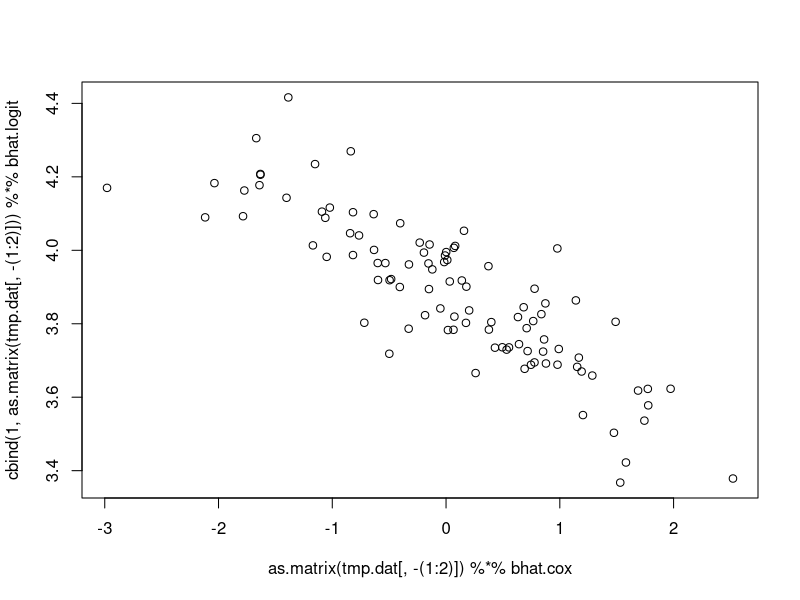
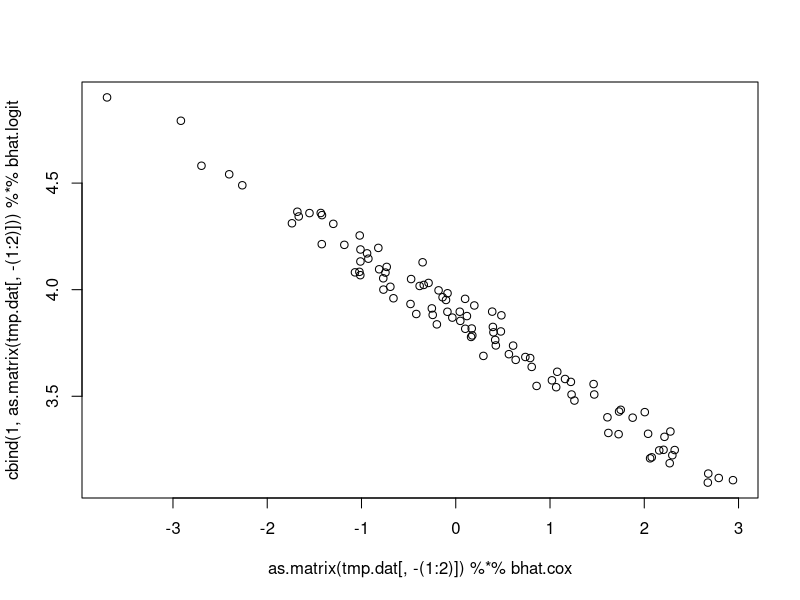
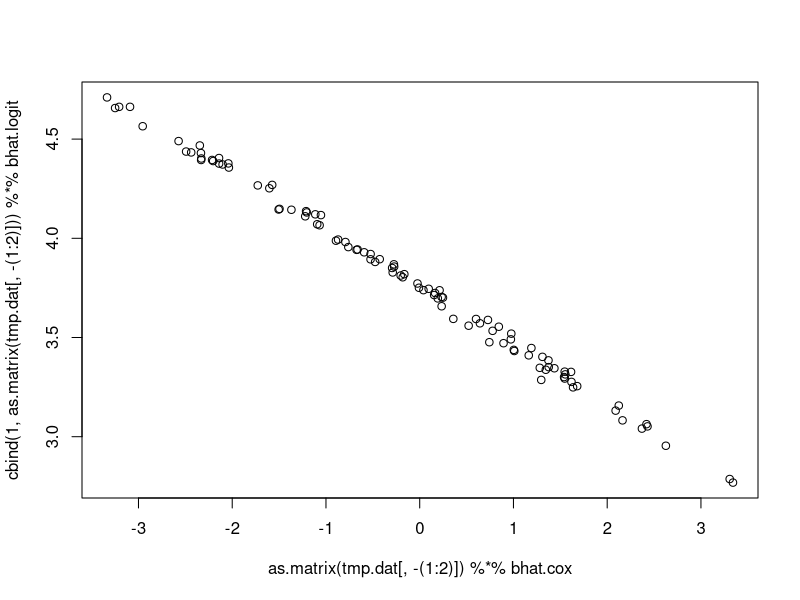
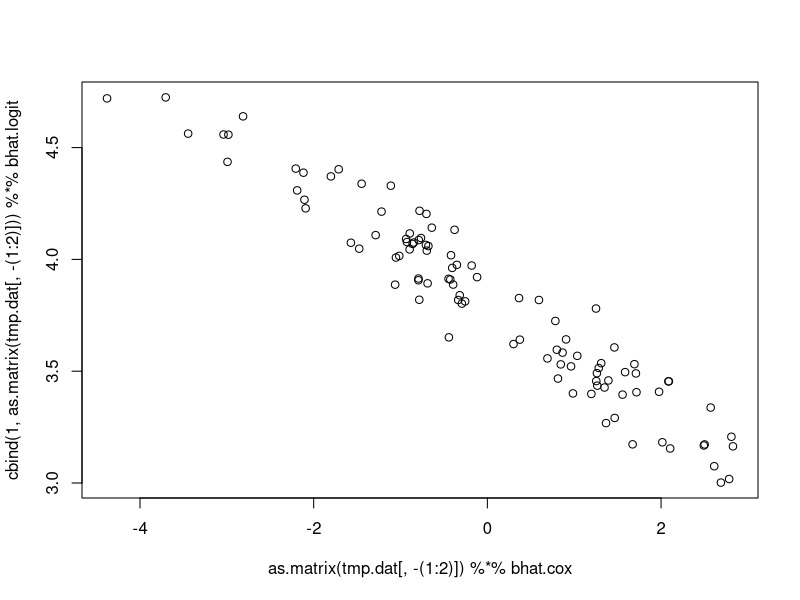
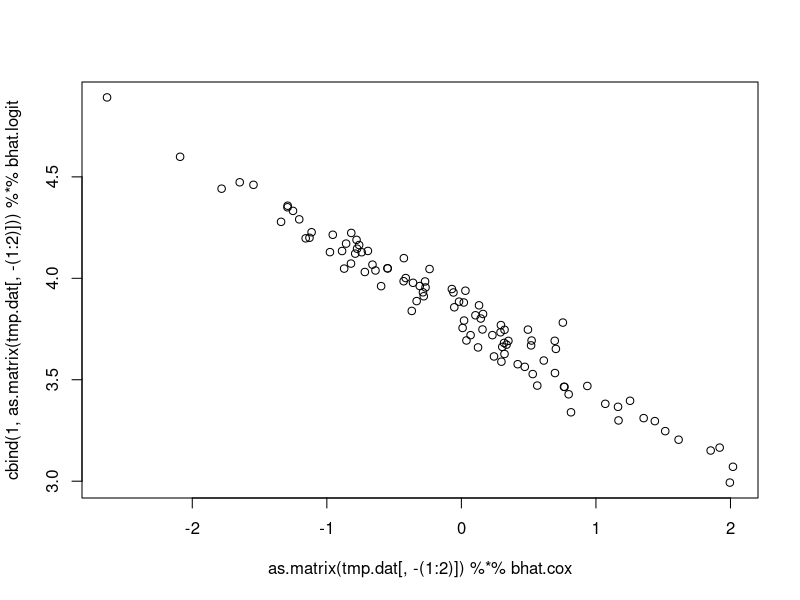
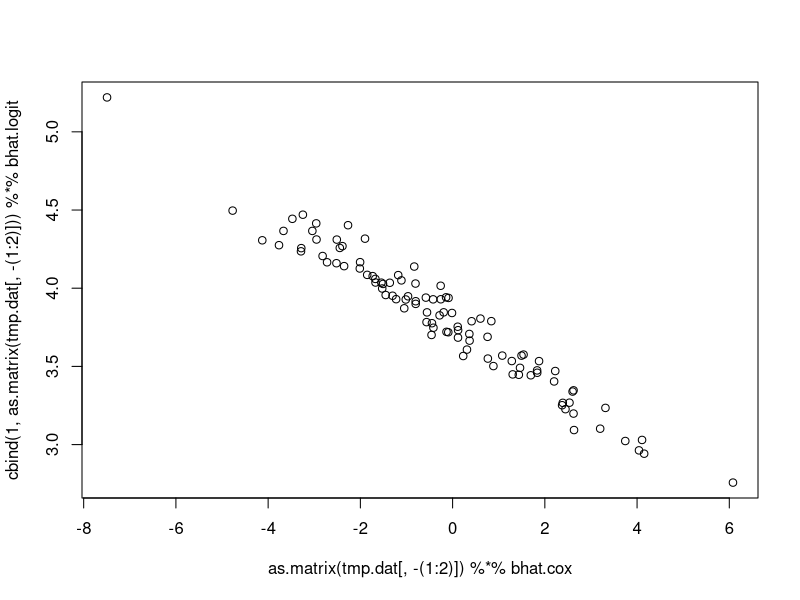
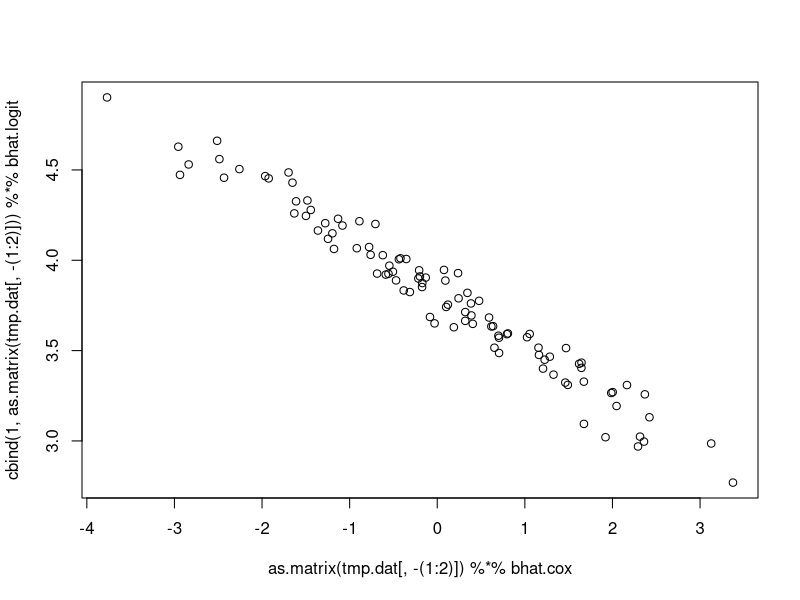
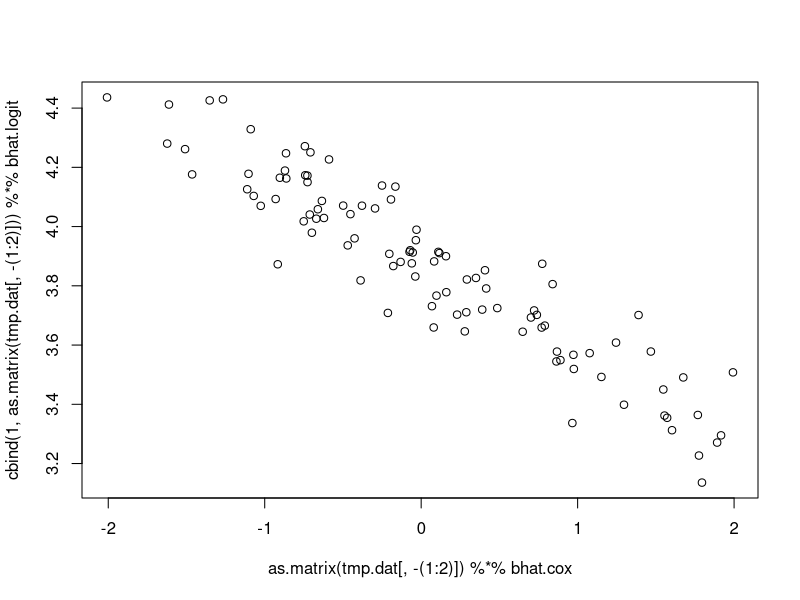

R code for these plots, in order: (Note: this script raises an error after producing the figures.)
rm(list=ls())

# ----- STEP 1: DEFINE A FUNCTION TO STORE THE RISK SETS ----- #

risksets <- function(So) {
  stopifnot(ncol(So) %in% c(2,3))  
  n <- nrow(So)
  # Initial riskset matrix
  Y <- matrix(0,nrow=n, ncol=n)
  if (ncol(So) == 2) {
    endtime <- So[,1]
    event <- So[,2]
    for (i in seq(n)) {
      Y[i,] <- endtime[i] >= endtime
    }
  } else {
    starttime <- So[,1]
    endtime <- So[,2]
    event <- So[,3]
    for (i in seq(n)) {
      Y[i,] <- (endtime[i] >= endtime) & (starttime[i] < endtime)
    }
  }
  return(Y)
}

library(survival); library(magrittr); library(data.table)
So1 <- Surv(time=c(2,4,10,2,5),event=c(0,0,1,0,1))
So2 <- Surv(time=c(0,2,4,0,1),time2=c(2,4,10,1,5),event=c(0,0,1,0,1))

So1; So1 %>% risksets
So2; So2 %>% risksets

# ----- STEP 2: MAKE SURE LOGISTIC REGRESSION WITH MULTIPLE INSTANCES ----- #

# Re-stack half the rows
yX <- mtcars[,1:5]
yX$mpg <- as.numeric(yX$mpg > median(yX$mpg))
yX <- rbind(yX, yX[1:(nrow(mtcars)/2),])

# Original
glm(mpg ~ ., data= yX[1:nrow(mtcars),], family=binomial)
# With padded rows
glm(mpg ~ ., data= yX, family=binomial)
# Original with weights
ww <- c(rep(2,nrow(mtcars)/2),rep(1,nrow(mtcars)/2))
glm(mpg ~ ., data= yX[1:nrow(mtcars),], family=binomial,weights=ww)

df <- data.frame(y=c(1,1,1,1,1,0,0,0,0,0),
                 x1=c(3,5,5,4,4,4,4,1,1,2),
                 x2=c(-4,0,0,-5,-5, -3,-3,-2,-2,-5),
                 id=c('a','b','b','c','c','d','d','e','e','f'))
ww <- c(1,2,2,2,2,1)

# (i) All observations
glm(y ~ x1 + x2, data=df, family=binomial)
# (ii) Unique obs
glm(y ~ x1 + x2, data=df[!duplicated(df),], family=binomial)
# (iii) Unique with weights (matches (i) as expected)
glm(y ~ x1 + x2, data=df[!duplicated(df),],weights=ww, family=binomial)

# ----- STEP 3: CHECK IF LOGIT IS ANY LESS BIASED ----- #

sigmoid <- function(x) { 1/(1+exp(-x))}

# So=tmp.So;X=tmp.X
sgd.pooled <- function(So, X) {
  n <- nrow(So)
  p <- ncol(X)
  # Risksets
  rsY <- risksets(So)
  # events
  events <- So[,2]
  idx.events <- which(events == 1)
  # initialize coefficients
  a0 <- rep(0, n)
  b0 <- rep(0,p)
  step <- 0.01
  diff <- 1
  jj <- 0
  while ( diff > 1e-5) {
    jj <- jj + 1
    # batch descent over the risksets
    old.b0 <- b0
    old.a0 <- a0
    for (ii in idx.events) {
      idx.ii <- rsY[,ii]==1
      tmp.y <- events[idx.ii]
      tmp.X <- X[idx.ii,,drop=F]
      tmp.res <- tmp.y - sigmoid(a0[ii] + (tmp.X %*% b0))
      tmp.gradb0 <- -t(tmp.X) %*% tmp.res
      tmp.grada0 <- -sum(tmp.res)
      b0 <- b0 - step*tmp.gradb0
      a0[ii] <- a0[ii] - step*tmp.grada0
    }
    diff1 <- mean((old.b0 - b0)^2)
    diff2 <- mean((old.a0 - a0)^2)
    diff <- mean(diff1, diff2)
    # print(jj)
  }
  return(b0)
}


dgp.surv <- function(plant=1) {
  n <- 100
  p <- 5
  set.seed(plant)
  x <- matrix(rnorm(n*p),ncol=p)
  b0 <- runif(p,-1, 1)
  eta <- x %*% b0
  t0 <- rexp(n,rate = exp(eta))
  q80 <- quantile(t0,0.8)
  c0 <- rexp(n,log(2)/q80)
  event <- ifelse(c0 > t0, 1, 0)
  tobs <- ifelse(event == 1, t0, c0)
  df <- data.frame(time=tobs,event, x)  
  ret.list <- list(df=df, b0=b0)
  return(ret.list)
}

# when is poisson the same? 
# https://stats.stackexchange.com/questions/115479/calculate-incidence-rates-using-poisson-model-relation-to-hazard-ratio-from-cox
# https://stats.stackexchange.com/questions/8117/does-cox-regression-have-an-underlying-poisson-distribution/8118#8118
# https://data.princeton.edu/wws509/notes/c7.pdf
# https://www.mayo.edu/research/documents/tr53pdf/doc-10027379


nsim <- 250
tmp.store <- list()
for (ii in seq(nsim)) {
  if (ii %% 10 == 0) print(ii)
  # generate data
  tmp.gen <- dgp.surv(ii)  
  tmp.dat <- tmp.gen$df
  # cox model
  mdl.cox <- coxph(Surv(time,event) ~ ., data=tmp.dat)
  bhat.cox <- coef(mdl.cox)
  power.cox <- mean(summary(mdl.cox)$coef[,5] < 0.05)
  # proportion model
  tmp.y <- risksets(with(tmp.dat, Surv(time,event)))
  tmp.nrisks <- apply(tmp.y,1,sum) - 1
  tmp.dat2 <- data.frame(nsurv=tmp.nrisks, tmp.dat)
  # mdl.logit <- glm(cbind(event, nsurv) ~  ., data=tmp.dat2[,-2],family=binomial)
  mdl.logit <- glm(nsurv ~ ., data=tmp.dat2[,-(2:3)],family=poisson)
    # glm(nsurv ~ ., data=tmp.dat2[,-(2:3)],family=poisson)
  bhat.logit <- coef(mdl.logit)
  power.logit <- mean(summary(mdl.logit)$coef[-1,4] < 0.05)
  
  plot(as.matrix(tmp.dat[,-(1:2)]) %*% bhat.cox,
  cbind(1,as.matrix(tmp.dat[,-(1:2)])) %*% bhat.logit)
  
  
  # # pooled logit
  # tmp.So <- with(tmp.dat, Surv(time,event))
  # tmp.X <- as.matrix(tmp.dat[,-(1:2)])
  # bhat.pooled <- sgd.pooled(tmp.So, tmp.X)
  # store
  # tmp.coef <- data.frame(cox=power.cox, logit=power.logit)
  tmp.coef <- data.frame(cox=bhat.cox, logit=bhat.logit[-1], b0=tmp.gen$b0)
  # tmp.coef <- data.frame(cox=bhat.cox, pooled=bhat.pooled, b0=tmp.gen$b0)
  tmp.store[[ii]] <- tmp.coef
}

# apply(rbindlist(tmp.store),2,mean)
df.coef <- melt(rbindlist(tmp.store),id.vars = 'b0')
df.coef[, value := ifelse(variable == 'logit',-value, value)]
df.coef[,list(bias = mean(value - b0), vv=var(value)) ,by=variable]

with(df.coef[variable == 'logit'], lm(b0~value))

library(cowplot)
ggplot(df.coef, aes(x=value, y=b0,color=variable)) + 
  geom_point() + facet_wrap(~variable) + 
  geom_abline(slope=1,intercept = 0) + 
  guides(color=F) + 
  background_grid(major = 'xy',minor = 'none')


# ----- STEP 3: COMPARE RESULTS TO COX REGRESSION ----- #

# Veteran
dat <- veteran[!duplicated(veteran$time),]
X <- model.matrix(~factor(trt) + karno + diagtime + age + factor(prior),data=dat)[,-1]
So <- with(dat, Surv(time,status))
ids <- seq(nrow(X))

Y <- risksets(So)
n.surv <- apply(Y,1,sum) - 1 # Number of unique "events" that person didn't die in
yX <- data.table(rbind(data.frame(id=ids[So[,2] == 1], w=1,y=1,X[So[,2] == 1,]),
                        data.frame(id=ids,w=n.surv,y=0,X)))

mdl.cox <- coxph(So ~ X)
mdl.logit <- glm(y ~ factor.trt.2 + karno + diagtime + age + factor.prior.10, weights=w, data=yX, family=binomial)
round(data.frame(bcox=coef(mdl.cox),blogit=coef(mdl.logit)[-1]),4)

# heart
dat.td <- data.table(heart)
dat.naive <- dat.td[dat.td[, .I[stop == max(stop)], by=id]$V1]
X.td <- model.matrix(~ age + year + surgery + transplant, data=dat.td)[,-1]
X.naive <- model.matrix(~ age + year + surgery + transplant, data=dat.naive)[,-1]

# Naive model where we ignore the earlier transplants

# In the naive model, transplant "reduces" risk but this is confounded because only people who live a long 
#     enough time can even get it
mdl.cox.naive <- coxph(Surv(stop, event) ~ age+year+surgery+transplant, data=dat.naive)
round(summary( mdl.cox.naive )$coef,4)
# Once time is adjusted, transplant is no longer effective
mdl.cox.td <- coxph(Surv(start,stop,event) ~ age+year+surgery+transplant, data=dat.td)
round(summary( mdl.cox.td )$coef,4)

# Create diferent risksets
So.naive <- with(dat.naive, Surv(stop,event))
So.td <- with(dat.td, Surv(start,stop,event))
Y.naive <- risksets(So.naive)
Y.td <- risksets(So.td)
# Get the number of riskksets someone was in (i.e. number of zeros) less themselves
n.riskset.naive <- apply(Y.naive,1,sum) - 1
n.riskset.td <- apply(Y.td,1,sum) - 1

# Now get the number of times they "died"
n.dead.naive <- So.naive[,2]
n.dead.td <- So.td[,3]

# Stack X-matrices with both
dat.long.td <- rbind(data.table(id=dat.td$id[n.dead.td == 1],w=1,y=1, X.td[n.dead.td == 1,]),
                              data.table(id=dat.td$id,w=n.riskset.td,y=0,X.td))[order(id)]

glm(y ~ age+year+surgery+transplant1, weights=w, family=binomial, data=dat.long.td)

dat.long.td[id == 3]

yX1 <- data.frame(y=1,X[n.dead == 1,])
yX2 <- data.frame(y=0,X)
surv.weights <- c(rep(1, sum(n.dead)), n.surv)
yX <- data.table(rbind(yX1, yX2))
# fit model
mdl.logit1 <- glm(y ~ ., data = yX, weights=surv.weights, family=binomial)

round(coef(summary(mdl.logit1))[-1,],4)
round(coef(summary(mdl.cox)),4)

round(data.frame(cox = bhat.cox, logit1=coef(mdl.logit1)[-1]),4)

